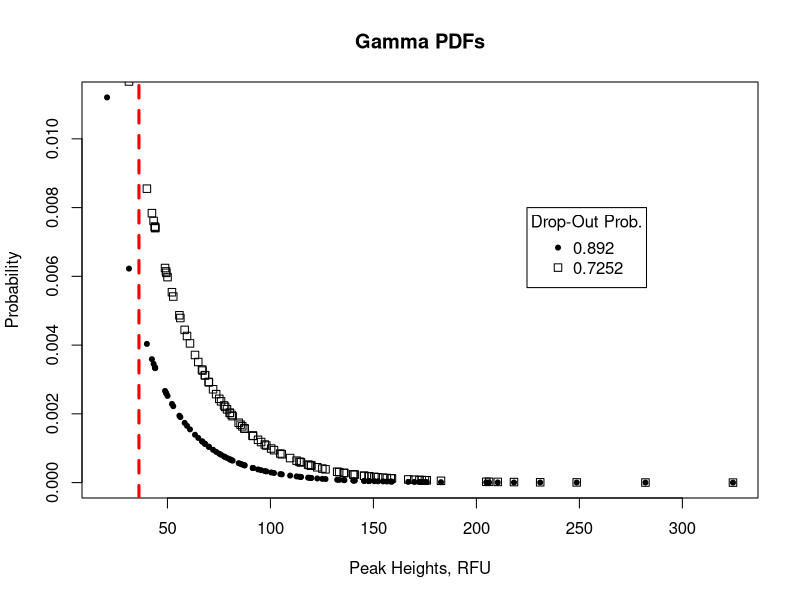

This chart was generated by the following R code:




#  Below this line: Section 1, hypothetical crime scene sample, Cars. 

#  //////////////////////////////////////////////////////////////////

#  In the following code, a hypothetical example is used:
#  There are two different genes, VW and Ford.
#  In the entire human population, the VW gene has six alleles: red, orange, yellow, green, blue, purple.
#  The Ford gene has only one allele in the population: black. Thus, all individuals in the population are always homozygous black at the Ford gene.
#  For a single crime scene sample, Cars, 33% of the crime scene DNA is from Individual 1 and 66% DNA is from Individual 2.
#  Individual 1 is Homozygous yellow at the VW gene, and Individual 2 is heterozygous (yellow, green) at the VW gene. 



#  Below this line: Section 2: gammaDist functions and arguments as defined by R 

#   /////////////////////////////////////////////////////
    
#  shape = kappa_s  #wikipedia entry on gamma distribution 
#  rate = theta_r   #wikipedia entry on gamma distribution
    
#  dgamma(x, shape, rate = 1, scale = 1/rate, log = FALSE)
#  pgamma(q, shape, rate = 1, scale = 1/rate, lower.tail = TRUE,
#         log.p = FALSE)
#  qgamma(p, shape, rate = 1, scale = 1/rate, lower.tail = TRUE,
#         log.p = FALSE)
#  rgamma(n, shape, rate = 1, scale = 1/rate)

#  Arguments

#  x, q:	  vector of quantiles.
#  p:       vector of probabilities.
#  n:     	number of observations. If length(n) > 1, the length is taken to be the number required.
#  rate:    an alternative way to specify the scale. Rate = 1/scale
#  shape, scale:	shape and scale are parameters. Must be positive, scale strictly.
#  log, log.p: 	logical; if TRUE, probabilities/densities p are returned as log(p).
#  lower.tail: logical; if TRUE (default), probabilities are P[X ≤ x], otherwise, P[X > x].
 
 
 
 #      Below this line: Section 3: definitions of parameters for application of gamma distributions to probabilistic genotyping.
 
#      /////////////////////////////////////////////////////
   
   # The following definitions connect model building in Cowell et al 2015 to BulletProof software input/output.
   
   #  Q = question = forensic sample, such as Q3 in BulletProof, or Cars in Section 1, above.
   #  i = a specific single human individual, equal to a specific known (K) or unknown (U) trace in Cowell 2015, or Individual 1 or 2 in Cars. 
   #  I = Total number of individuals, {1, ..., I}, potentially contributing to a single specific crime scene sample. I = 2 in Cars sample. 
    #  phi_i = specific fraction (phi) of total DNA from a specific individual (i) at a specific single crime scene sample, before PCR.  The sum of all phi_i = sum{phi_1, phi_2, ..., phi_I}  = 1. Phi_1 = 0.33 in Cars.
   
   #  m = a single specific marker, equal to system number such as D8S1179 in Q3 on BulletProof. m = VW or Ford in Cars sample. 
   #  M = total number of markers {1, ..., M} analyzed for a single specific sample. M = 15 for Q3 in BulletProof. M = 2 (Ford and VW) in Cars.
   #  a = specific single allele for a specific given marker. Allele 1 of D8S1179 would be m1a1. In Cars at the VW marker, a1 is yellow and a2 = green. 
    #  Each marker has a unique STR sequence at a specific chromosome locus, with different alleles for a marker having different number of repeats of that sequence.
    #  For example, Allele 1 (a1) for D8S1179 (m1) has 9 repeats. A single set of primers for a marker amplifies all the alleles for that given marker. 
    #  A = total types of alleles for a given marker {1, ..., A}. For marker B8S1179 in BulletProof, A = 4 = {Alelle 1, Allele 2, Allele 3, Allele 4}. In the Cars sample, A = 1 at the Ford marker and A = 2 at the VW marker. 
  
   #  n_a_i = number (n) of a specific single allele (a) from a specific single individual (i). For Individual 2 in Cars, who is heterozygous at VW locus, n_a_i would be = 1 for VW yellow and n_a_i = 2 for Ford black.
    #  N = copy number of all alleles {1, ..., A} of a single marker (m) for a crime scene for all individuals {1, ..., I}. This is "bold n" in Cowell 2015.
    # For sample Cars (section 1, above) N = 4 for VW, and N = 4 for Ford (N = "bold n" in Cowell 2015, pg 10)
    # B_a(N, phi) = effective number of alleles for a specific marker (m) in a single crime scene sample, weighted per DNA fraction, phi_i 
    # B_a = sum{i*phi_i*n_a_i} for each i in {1, ..., I} and each a in {1, ..., A}
    # For Cars, B_a = sum{0.33*2(VW yellow) + 0.66*1(VW yellow) + 0.66*1(VW green)} = 3*0.66 = approx 1.98?
    # Since B_a is defined as covering all alleles A for a given marker m, shouldn't it be B_A or B_m, and not B_a? 
    # B_a will always be equal to the ploidy number (i.e. 2 for diploid humans), no matter the number of individuals contributing to a given sample. 
   
   #  h_a_i = peak height (h) for a single specific allele (a) contributed by a single specific individual (i). 
    # h_a_i is a gamma-distributed random variable (pg 5 in Cowell 2015), because PCR is a random process that amplifies a different amt of DNA in each PCR reaction, even with identical templates/primers, etc.
    # h_a_i <- dgamma(rho*phi_i*n_a_i, eta),  where dgamma(shape,scale) is formula for a gamma pdf in R. See next for additional definitions of these parameters.

 
  # The following parameters are used in the teaching similation code, section 4 below. 
 
   #  rho = proportional to total amount of DNA of a single crime scene sample, before PCR amplification, usually measured in nanograms.
   #  eta = scale of the gamma distribution. Scale is the literal scale of the gamma distribution, 
    #  meaning the range of the x-axis values (peak height RFUs). Scale = 1/rate. Rate is Theta, the second parameter for the R function (see Section 1).
   
   #  h_m_a = a random variable equal to the sum of all peak heights h_a_i from all individuals I {1, ..., I}, across a single allele (a), for a single marker (m). h_m_a does not appear in Cowell 2015.
    #  h_m_a = height of peaks for Yellow VW from indiv 1 and indiv 2 in Cars sample. h_m_a = 345 RFU for m1h1 (marker D8S1179, Allele 1) in BulletProof.
    #  Cowell assumes that peak heights do not vary by the length in bp of an allele. So, assume that the VW gene with a length of 900 bp (yellow) or 1,200 bp (green) will give same peak height.
     #  Similarly, Allele 1 for marker D8S1179 has 9 repeats whereas Allele 4 of marker D8S1179 has 14 repeats. Cowell assumes Allele 1 and Allele 4 would have the same peak heights, assuming the same amount of template DNA for Allele 1 and Allele 4 in the crime scene sample..
######  Therefore, peak heights per number n of a specific allele are the same across alleles for a single marker in a sample, h_m1_a1 = h_m1_a2 = h_m1_a3 if n_a1_i1 = n_a2_i1 = n_a3_i1?
######  Therefore, the distribution of peak heights, H_a, for one single specific allele, a, is the same across all alleles for a given marker?
######  H_a = dgamma(rho*B_a(phi,N), eta)???? Why does this not appear anywhere in Cowell 2015? Why is H_a expressed as a set, instead of the sum of a set (eq 3, pg 10)? 
######  H_a = {h_m1_a1, h_m1_a2} = {h_VW_yellow, h_VW_green}?
######  H_a1 = H_a2 = H_a3 for a given marker, {h_VW_yellow, h_VW, green} = {h_Ford_black}?


    #  Cowell 2015 assumes that the fraction of DNA in a single crime scene sample is constant across markers; i.e. phi_i1_m1 = phi_i1_m2 etc.
     #  This assumption would be violated if DNA is degraded, for example such that the VW alleles are missing from an individual's contribution to the Cars sample crime scene DNA.
######  Therefore, the heights for all alleles A {1, ..., A} for each marker are the same in a sample, h_m1_A = h_m2_A = h_m3_A, also assuming the same amount of starting DNA for each allele in the sample?
######  Best guess, H_a = row sum of peak heights for a single specific marker, since Cowell 2015 states in words that H_a is a sum, although the formula provided (eq 3, pg 11) uses set notation but does NOT include a summation symbol?
     #  The H_a for each marker is unique, but they are all converging on a similar value.
     #  For Q3 in BulletProof, the row sums of peak heights are all pretty similar for the fifteen markers:
     #  Row sums of peak heights in RFU for Q3: {5907, 3583, 3766, 4501, ..., 3653, 4162, 3238
     
     #  The expectation of any random variable is the average value of that variable, after infinite individual measurements. 
     #  mu_H_a = expectation of H_a = (kappa_s*theta_r) = rho*eta, when B_a = 2.  
     #  Because of model assuming H_a_m1 = H_a_m2 etc, therefore mu1 = mu2 etc. 
    
   #  Mu = mean(mu1,mu2, ..., mu_M)/2. Mu is an estimate of the average peak height for the sample, divided by 2 to account for diploidy. 
   #  Mu = Mu in BulletProof. Mu in BulletProof is an estimator of the true mu for the real gamma distribution of a crime scene sample. 
   #  s = sample standard deviation = eta*sqrt(rho). See NIST website. https://www.itl.nist.gov/div898/handbook/eda/section3/eda366b.htm
   #  variance = s^2 = (eta^2)*rho. Agrees with Cowell 2015.
   #  Sigma = coefficient of variation = s/Mu = 1/sqrt(rho)

#####  There seems to be different correction factors to estimate s depending on which distribution. (Wikipedia article, "standard deviation")
#####  Therefore, compare to see if s = sigma, where sigma = stdev(H_a), and s = eta*sqrt(rho). 

  #  The probability P of allelic dropout given a threshold C is given using the cdf of a gamma distribution:
  #  P(Z_a = 0|mu) = dgamma(C, shape=mu/eta, scale=eta) where Z_a = H_a if H_a >= C. (Cowell 2015 pg 12 eq 6)

  
#       Below this line: Section 4: show different rates of allelic drop-out between homozyg and heterozyg individual trace

#    //////////////////////////////////////////////////////////////
  
  #       Objective: plot dgamma with horizontal line indicating quartile for cdf mass calc, pgamma.

  #   

      
rho <- 2   # Chose a random integer to represent the amount of DNA in sample. 
eta <- 28   # For Cowell 2015 case study, typical value for eta = 28
phi <- 1   # for our simulation, only one contributer per trace so phi_i = 1 for all i.
 
n_a_i1 <- 0.25  # number of alleles of type a for heterozygous individual i1; should be 1
n_a_i2 <- 0.5  # number of alleles of type a for a homozygous individual i2; should be 2
B_a <-  2    # effective number of alleles for a given marker for diploid organisms

    
H_a <- rgamma(100, shape=rho*phi*B_a, scale=eta)  # generate a vector H_a of 100 peak heights.
# Because of the model simplifications across different alleles and markers, 
# H_a could be 100 obs of one marker, or one obs of 100 markers, or 50 obs each of 2 markers, all from a single individual contributer to a specific crime scene.

Heterozyg <- dgamma(H_a, shape=rho*phi*n_a_i1, scale = eta)  # Let Heterozyg be a trace of a single individual that is heterozygous for all alleles.

Homozyg <- dgamma(H_a, shape=rho*phi*n_a_i2, scale=eta)  # Let Homoz be a trace of a single individual that is homozygous for all alleles

C <- (median(H_a))/2.7  # I picked a visually convenient spot to put a vertical line based on random sample H_a. Cowell 2015 uses C = 50 for typical threshold cut-off.

xtotal <- range(H_a)     #figure out range of x axis for plot
ytotal <- range(Heterozyg)     #figure out range of y axis for plot

plot(Heterozyg~H_a, pch=20, main="Gamma PDFs", xlim=xtotal, ylim=ytotal, xlab="Peak Heights, RFU", ylab="Probability")     # plot "Heterozyg" pdf
points(Homozyg~H_a, pch=0)   # overlay points of "Homozyg" pdf onto the plot

abline(v=C, col="red", lwd=3, lty=2) #enter a dashed red line at cutoff threshold, C

cdf_het <- round(pgamma(C, shape=rho*phi*n_a_i1, scale=eta),4)  #calculates the cum prob for Heterozyg at cutoff C of H_a
cdf_hom <- round(pgamma(C, shape=rho*phi*n_a_i2, scale=eta),4)  #calculates the cum prob for Homozyg at cutoff C of H_a

spot <- (max(xtotal)-100)  #put upper rght-hand corner of legend in the right spot for chnging x axis scales between simulations

legend(spot, 0.008, legend=c(cdf_het, cdf_hom), pch=c(20,0), title="Drop-Out Prob.")  #plot masses and mass IDs as fig legend

Mu <-  rho*eta/2
Sigma <-  1/sqrt(rho)

print(Mu)
print(Sigma)


